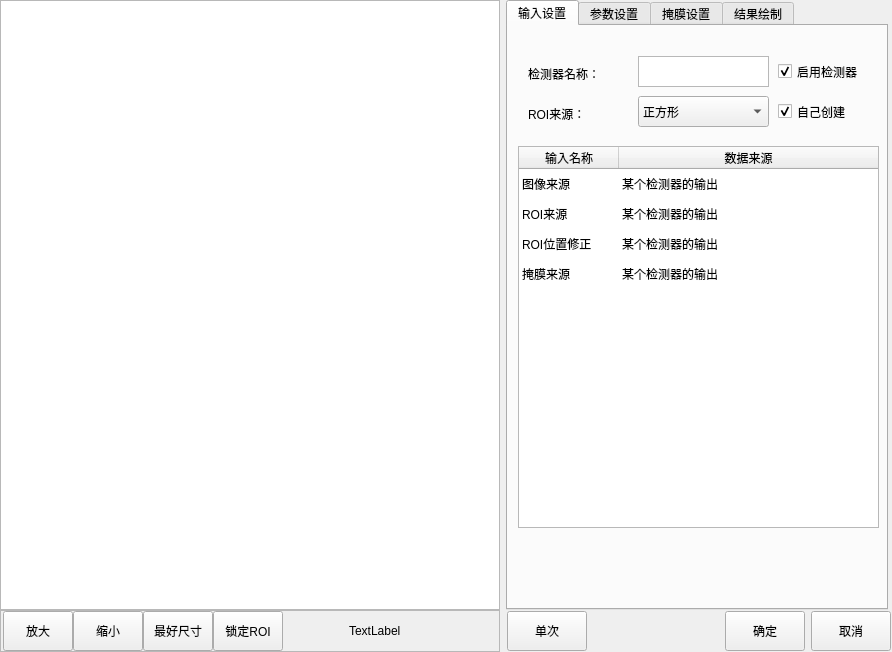
<?xml version="1.0" encoding="UTF-8"?>
<ui version="4.0">
 <class>CMv2DCodeRecognition</class>
 <widget class="QWidget" name="CMv2DCodeRecognition">
  <property name="geometry">
   <rect>
    <x>0</x>
    <y>0</y>
    <width>892</width>
    <height>652</height>
   </rect>
  </property>
  <property name="windowTitle">
   <string>二维码识别</string>
  </property>
  <layout class="QHBoxLayout" name="horizontalLayout_3">
   <property name="leftMargin">
    <number>0</number>
   </property>
   <property name="topMargin">
    <number>0</number>
   </property>
   <property name="rightMargin">
    <number>0</number>
   </property>
   <property name="bottomMargin">
    <number>0</number>
   </property>
   <item>
    <layout class="QVBoxLayout" name="verticalLayout">
     <property name="spacing">
      <number>0</number>
     </property>
     <item>
      <widget class="QGraphicsView" name="graphicsView_mainImage">
       <property name="minimumSize">
        <size>
         <width>500</width>
         <height>600</height>
        </size>
       </property>
      </widget>
     </item>
     <item>
      <widget class="QFrame" name="frame">
       <property name="minimumSize">
        <size>
         <width>0</width>
         <height>42</height>
        </size>
       </property>
       <property name="maximumSize">
        <size>
         <width>16777215</width>
         <height>42</height>
        </size>
       </property>
       <property name="frameShape">
        <enum>QFrame::StyledPanel</enum>
       </property>
       <property name="frameShadow">
        <enum>QFrame::Raised</enum>
       </property>
       <layout class="QHBoxLayout" name="horizontalLayout">
        <property name="spacing">
         <number>0</number>
        </property>
        <property name="leftMargin">
         <number>2</number>
        </property>
        <property name="topMargin">
         <number>0</number>
        </property>
        <property name="rightMargin">
         <number>0</number>
        </property>
        <property name="bottomMargin">
         <number>0</number>
        </property>
        <item>
         <widget class="QPushButton" name="pushButton_zoomIn">
          <property name="minimumSize">
           <size>
            <width>70</width>
            <height>40</height>
           </size>
          </property>
          <property name="maximumSize">
           <size>
            <width>70</width>
            <height>40</height>
           </size>
          </property>
          <property name="text">
           <string>放大</string>
          </property>
         </widget>
        </item>
        <item>
         <widget class="QPushButton" name="pushButton_zoomOut">
          <property name="minimumSize">
           <size>
            <width>70</width>
            <height>40</height>
           </size>
          </property>
          <property name="maximumSize">
           <size>
            <width>70</width>
            <height>40</height>
           </size>
          </property>
          <property name="text">
           <string>缩小</string>
          </property>
         </widget>
        </item>
        <item>
         <widget class="QPushButton" name="pushButton_zoomBest">
          <property name="minimumSize">
           <size>
            <width>70</width>
            <height>40</height>
           </size>
          </property>
          <property name="maximumSize">
           <size>
            <width>70</width>
            <height>40</height>
           </size>
          </property>
          <property name="text">
           <string>最好尺寸</string>
          </property>
         </widget>
        </item>
        <item>
         <widget class="QPushButton" name="pushButton_lockRoiMove">
          <property name="minimumSize">
           <size>
            <width>70</width>
            <height>40</height>
           </size>
          </property>
          <property name="maximumSize">
           <size>
            <width>70</width>
            <height>40</height>
           </size>
          </property>
          <property name="text">
           <string>锁定ROI</string>
          </property>
         </widget>
        </item>
        <item>
         <spacer name="horizontalSpacer">
          <property name="orientation">
           <enum>Qt::Horizontal</enum>
          </property>
          <property name="sizeHint" stdset="0">
           <size>
            <width>63</width>
            <height>20</height>
           </size>
          </property>
         </spacer>
        </item>
        <item>
         <widget class="QLabel" name="label_mousePos">
          <property name="minimumSize">
           <size>
            <width>150</width>
            <height>40</height>
           </size>
          </property>
          <property name="maximumSize">
           <size>
            <width>150</width>
            <height>40</height>
           </size>
          </property>
          <property name="text">
           <string>TextLabel</string>
          </property>
         </widget>
        </item>
       </layout>
      </widget>
     </item>
    </layout>
   </item>
   <item>
    <layout class="QVBoxLayout" name="verticalLayout_2">
     <property name="spacing">
      <number>0</number>
     </property>
     <item>
      <widget class="QTabWidget" name="tabWidget">
       <property name="minimumSize">
        <size>
         <width>382</width>
         <height>602</height>
        </size>
       </property>
       <property name="maximumSize">
        <size>
         <width>380</width>
         <height>16777215</height>
        </size>
       </property>
       <property name="currentIndex">
        <number>0</number>
       </property>
       <widget class="QWidget" name="tab">
        <attribute name="title">
         <string>输入设置</string>
        </attribute>
        <widget class="QCheckBox" name="checkBox_roiCreat">
         <property name="geometry">
          <rect>
           <x>270</x>
           <y>70</y>
           <width>101</width>
           <height>31</height>
          </rect>
         </property>
         <property name="minimumSize">
          <size>
           <width>101</width>
           <height>31</height>
          </size>
         </property>
         <property name="text">
          <string>自己创建</string>
         </property>
         <property name="checked">
          <bool>true</bool>
         </property>
         <property name="tristate">
          <bool>false</bool>
         </property>
        </widget>
        <widget class="QLabel" name="label_funcName">
         <property name="geometry">
          <rect>
           <x>20</x>
           <y>40</y>
           <width>81</width>
           <height>16</height>
          </rect>
         </property>
         <property name="text">
          <string>检测器名称：</string>
         </property>
        </widget>
        <widget class="QLabel" name="label_roiCreat">
         <property name="geometry">
          <rect>
           <x>20</x>
           <y>80</y>
           <width>91</width>
           <height>16</height>
          </rect>
         </property>
         <property name="text">
          <string>ROI来源：</string>
         </property>
        </widget>
        <widget class="QCheckBox" name="checkBox_enableFunc">
         <property name="geometry">
          <rect>
           <x>270</x>
           <y>30</y>
           <width>101</width>
           <height>31</height>
          </rect>
         </property>
         <property name="minimumSize">
          <size>
           <width>101</width>
           <height>31</height>
          </size>
         </property>
         <property name="text">
          <string>启用检测器</string>
         </property>
         <property name="checked">
          <bool>true</bool>
         </property>
        </widget>
        <widget class="QComboBox" name="comboBox_imageSource">
         <property name="geometry">
          <rect>
           <x>130</x>
           <y>70</y>
           <width>131</width>
           <height>31</height>
          </rect>
         </property>
         <property name="minimumSize">
          <size>
           <width>131</width>
           <height>31</height>
          </size>
         </property>
         <property name="maximumSize">
          <size>
           <width>131</width>
           <height>31</height>
          </size>
         </property>
         <item>
          <property name="text">
           <string>正方形</string>
          </property>
         </item>
         <item>
          <property name="text">
           <string>斜矩形</string>
          </property>
         </item>
         <item>
          <property name="text">
           <string>圆形</string>
          </property>
         </item>
         <item>
          <property name="text">
           <string>多边形</string>
          </property>
         </item>
        </widget>
        <widget class="QPlainTextEdit" name="plainTextEdit_funcName">
         <property name="geometry">
          <rect>
           <x>130</x>
           <y>30</y>
           <width>131</width>
           <height>31</height>
          </rect>
         </property>
         <property name="minimumSize">
          <size>
           <width>131</width>
           <height>31</height>
          </size>
         </property>
         <property name="maximumSize">
          <size>
           <width>131</width>
           <height>31</height>
          </size>
         </property>
         <property name="overwriteMode">
          <bool>false</bool>
         </property>
        </widget>
        <widget class="QTableWidget" name="tableWidget_input">
         <property name="geometry">
          <rect>
           <x>10</x>
           <y>120</y>
           <width>361</width>
           <height>382</height>
          </rect>
         </property>
         <property name="minimumSize">
          <size>
           <width>361</width>
           <height>382</height>
          </size>
         </property>
         <property name="maximumSize">
          <size>
           <width>361</width>
           <height>382</height>
          </size>
         </property>
         <property name="editTriggers">
          <set>QAbstractItemView::NoEditTriggers</set>
         </property>
         <property name="selectionMode">
          <enum>QAbstractItemView::SingleSelection</enum>
         </property>
         <property name="selectionBehavior">
          <enum>QAbstractItemView::SelectRows</enum>
         </property>
         <property name="showGrid">
          <bool>false</bool>
         </property>
         <attribute name="horizontalHeaderStretchLastSection">
          <bool>true</bool>
         </attribute>
         <attribute name="verticalHeaderVisible">
          <bool>false</bool>
         </attribute>
         <row>
          <property name="text">
           <string>1</string>
          </property>
         </row>
         <row>
          <property name="text">
           <string>2</string>
          </property>
         </row>
         <row>
          <property name="text">
           <string>3</string>
          </property>
         </row>
         <row>
          <property name="text">
           <string>4</string>
          </property>
         </row>
         <column>
          <property name="text">
           <string>输入名称</string>
          </property>
         </column>
         <column>
          <property name="text">
           <string>数据来源</string>
          </property>
         </column>
         <item row="0" column="0">
          <property name="text">
           <string>图像来源</string>
          </property>
         </item>
         <item row="0" column="1">
          <property name="text">
           <string>某个检测器的输出</string>
          </property>
         </item>
         <item row="1" column="0">
          <property name="text">
           <string>ROI来源</string>
          </property>
         </item>
         <item row="1" column="1">
          <property name="text">
           <string>某个检测器的输出</string>
          </property>
         </item>
         <item row="2" column="0">
          <property name="text">
           <string>ROI位置修正</string>
          </property>
         </item>
         <item row="2" column="1">
          <property name="text">
           <string>某个检测器的输出</string>
          </property>
         </item>
         <item row="3" column="0">
          <property name="text">
           <string>掩膜来源</string>
          </property>
         </item>
         <item row="3" column="1">
          <property name="text">
           <string>某个检测器的输出</string>
          </property>
         </item>
        </widget>
       </widget>
       <widget class="QWidget" name="tab_2">
        <attribute name="title">
         <string>参数设置</string>
        </attribute>
        <widget class="QScrollArea" name="scrollArea">
         <property name="geometry">
          <rect>
           <x>-10</x>
           <y>0</y>
           <width>391</width>
           <height>661</height>
          </rect>
         </property>
         <property name="widgetResizable">
          <bool>true</bool>
         </property>
         <widget class="QWidget" name="scrollAreaWidgetContents_3">
          <property name="geometry">
           <rect>
            <x>0</x>
            <y>0</y>
            <width>372</width>
            <height>750</height>
           </rect>
          </property>
          <property name="minimumSize">
           <size>
            <width>0</width>
            <height>750</height>
           </size>
          </property>
          <widget class="QLabel" name="label_titleJudged_2">
           <property name="geometry">
            <rect>
             <x>10</x>
             <y>460</y>
             <width>361</width>
             <height>31</height>
            </rect>
           </property>
           <property name="styleSheet">
            <string notr="true">background-color: qlineargradient(spread:pad, x1:0, y1:0, x2:1, y2:0, stop:0 rgba(80, 80, 80, 255), stop:1 rgba(120, 120, 120, 120));
color: rgb(255, 255, 255);</string>
           </property>
           <property name="text">
            <string>  结果判定</string>
           </property>
           <property name="alignment">
            <set>Qt::AlignLeading|Qt::AlignLeft|Qt::AlignVCenter</set>
           </property>
          </widget>
          <widget class="QGroupBox" name="groupBox_centerX">
           <property name="enabled">
            <bool>false</bool>
           </property>
           <property name="geometry">
            <rect>
             <x>11</x>
             <y>171</y>
             <width>241</width>
             <height>81</height>
            </rect>
           </property>
           <property name="minimumSize">
            <size>
             <width>0</width>
             <height>0</height>
            </size>
           </property>
           <property name="title">
            <string>喷码中心X筛选：</string>
           </property>
           <widget class="QSpinBox" name="spinBox_centerXMin">
            <property name="geometry">
             <rect>
              <x>10</x>
              <y>40</y>
              <width>101</width>
              <height>31</height>
             </rect>
            </property>
           </widget>
           <widget class="QLabel" name="label_8">
            <property name="geometry">
             <rect>
              <x>10</x>
              <y>10</y>
              <width>111</width>
              <height>31</height>
             </rect>
            </property>
            <property name="text">
             <string>中心X下限：</string>
            </property>
           </widget>
           <widget class="QSpinBox" name="spinBox_centerXMax">
            <property name="geometry">
             <rect>
              <x>130</x>
              <y>40</y>
              <width>101</width>
              <height>31</height>
             </rect>
            </property>
           </widget>
           <widget class="QLabel" name="label_7">
            <property name="geometry">
             <rect>
              <x>130</x>
              <y>10</y>
              <width>111</width>
              <height>31</height>
             </rect>
            </property>
            <property name="text">
             <string>中心X上限：</string>
            </property>
           </widget>
          </widget>
          <widget class="QCheckBox" name="checkBox_centerX">
           <property name="geometry">
            <rect>
             <x>270</x>
             <y>180</y>
             <width>101</width>
             <height>31</height>
            </rect>
           </property>
           <property name="minimumSize">
            <size>
             <width>49</width>
             <height>16</height>
            </size>
           </property>
           <property name="text">
            <string>开启</string>
           </property>
          </widget>
          <widget class="QGroupBox" name="groupBox_centerY">
           <property name="enabled">
            <bool>false</bool>
           </property>
           <property name="geometry">
            <rect>
             <x>11</x>
             <y>271</y>
             <width>241</width>
             <height>81</height>
            </rect>
           </property>
           <property name="minimumSize">
            <size>
             <width>0</width>
             <height>0</height>
            </size>
           </property>
           <property name="title">
            <string>喷码中心Y筛选：</string>
           </property>
           <widget class="QSpinBox" name="spinBox_centerYMin">
            <property name="geometry">
             <rect>
              <x>10</x>
              <y>40</y>
              <width>101</width>
              <height>31</height>
             </rect>
            </property>
           </widget>
           <widget class="QLabel" name="label_10">
            <property name="geometry">
             <rect>
              <x>10</x>
              <y>10</y>
              <width>111</width>
              <height>31</height>
             </rect>
            </property>
            <property name="text">
             <string>中心Y下限：</string>
            </property>
           </widget>
           <widget class="QSpinBox" name="spinBox_centerYMax">
            <property name="geometry">
             <rect>
              <x>130</x>
              <y>40</y>
              <width>101</width>
              <height>31</height>
             </rect>
            </property>
           </widget>
           <widget class="QLabel" name="label_9">
            <property name="geometry">
             <rect>
              <x>130</x>
              <y>10</y>
              <width>111</width>
              <height>31</height>
             </rect>
            </property>
            <property name="text">
             <string>中心Y上限：</string>
            </property>
           </widget>
          </widget>
          <widget class="QCheckBox" name="checkBox_centerY">
           <property name="geometry">
            <rect>
             <x>270</x>
             <y>280</y>
             <width>101</width>
             <height>31</height>
            </rect>
           </property>
           <property name="text">
            <string>开启</string>
           </property>
          </widget>
          <widget class="QGroupBox" name="groupBox_9">
           <property name="geometry">
            <rect>
             <x>20</x>
             <y>530</y>
             <width>241</width>
             <height>79</height>
            </rect>
           </property>
           <property name="minimumSize">
            <size>
             <width>0</width>
             <height>0</height>
            </size>
           </property>
           <property name="maximumSize">
            <size>
             <width>271</width>
             <height>16777215</height>
            </size>
           </property>
           <property name="title">
            <string>字符数量限定</string>
           </property>
           <widget class="QSpinBox" name="spinBox_numberMin">
            <property name="geometry">
             <rect>
              <x>10</x>
              <y>40</y>
              <width>101</width>
              <height>31</height>
             </rect>
            </property>
            <property name="maximum">
             <number>5000</number>
            </property>
           </widget>
           <widget class="QLabel" name="label_18">
            <property name="geometry">
             <rect>
              <x>10</x>
              <y>10</y>
              <width>111</width>
              <height>31</height>
             </rect>
            </property>
            <property name="text">
             <string>字符数量下限：</string>
            </property>
           </widget>
           <widget class="QSpinBox" name="spinBox_numberMax">
            <property name="geometry">
             <rect>
              <x>130</x>
              <y>40</y>
              <width>101</width>
              <height>31</height>
             </rect>
            </property>
            <property name="maximum">
             <number>5000</number>
            </property>
           </widget>
           <widget class="QLabel" name="label_17">
            <property name="geometry">
             <rect>
              <x>130</x>
              <y>10</y>
              <width>111</width>
              <height>31</height>
             </rect>
            </property>
            <property name="text">
             <string>字符数量上限：</string>
            </property>
           </widget>
          </widget>
          <widget class="QComboBox" name="comboBox_readType">
           <property name="geometry">
            <rect>
             <x>20</x>
             <y>50</y>
             <width>101</width>
             <height>31</height>
            </rect>
           </property>
           <item>
            <property name="text">
             <string>QR</string>
            </property>
           </item>
           <item>
            <property name="text">
             <string>DataMatrix</string>
            </property>
           </item>
          </widget>
          <widget class="QLabel" name="label_readType">
           <property name="geometry">
            <rect>
             <x>20</x>
             <y>20</y>
             <width>101</width>
             <height>31</height>
            </rect>
           </property>
           <property name="text">
            <string>喷码类型：</string>
           </property>
          </widget>
          <widget class="QLabel" name="label_size">
           <property name="geometry">
            <rect>
             <x>140</x>
             <y>20</y>
             <width>111</width>
             <height>31</height>
            </rect>
           </property>
           <property name="text">
            <string>绘制字符大小：</string>
           </property>
          </widget>
          <widget class="QSpinBox" name="spinBox_size">
           <property name="geometry">
            <rect>
             <x>140</x>
             <y>50</y>
             <width>101</width>
             <height>31</height>
            </rect>
           </property>
           <property name="maximum">
            <number>500</number>
           </property>
          </widget>
          <widget class="QPushButton" name="pushButton_showInformation">
           <property name="geometry">
            <rect>
             <x>20</x>
             <y>390</y>
             <width>101</width>
             <height>31</height>
            </rect>
           </property>
           <property name="text">
            <string>显示中心信息</string>
           </property>
          </widget>
          <widget class="QLabel" name="label_ShowInformation">
           <property name="geometry">
            <rect>
             <x>20</x>
             <y>360</y>
             <width>101</width>
             <height>31</height>
            </rect>
           </property>
           <property name="text">
            <string>中心信息：</string>
           </property>
          </widget>
          <widget class="QWidget" name="widget_binaryzation" native="true">
           <property name="geometry">
            <rect>
             <x>10</x>
             <y>90</y>
             <width>241</width>
             <height>71</height>
            </rect>
           </property>
           <widget class="QLabel" name="label_grayLevel">
            <property name="geometry">
             <rect>
              <x>130</x>
              <y>0</y>
              <width>111</width>
              <height>31</height>
             </rect>
            </property>
            <property name="text">
             <string>灰度阈值：</string>
            </property>
           </widget>
           <widget class="QComboBox" name="comboBox_binaryzation">
            <property name="geometry">
             <rect>
              <x>10</x>
              <y>30</y>
              <width>101</width>
              <height>31</height>
             </rect>
            </property>
            <item>
             <property name="text">
              <string>自动二值化</string>
             </property>
            </item>
            <item>
             <property name="text">
              <string>手动二值化</string>
             </property>
            </item>
           </widget>
           <widget class="QSpinBox" name="spinBox_grayLevel">
            <property name="geometry">
             <rect>
              <x>130</x>
              <y>30</y>
              <width>101</width>
              <height>31</height>
             </rect>
            </property>
            <property name="maximum">
             <number>255</number>
            </property>
           </widget>
           <widget class="QLabel" name="label_binaryzation">
            <property name="geometry">
             <rect>
              <x>10</x>
              <y>0</y>
              <width>101</width>
              <height>31</height>
             </rect>
            </property>
            <property name="text">
             <string>二值化类型：</string>
            </property>
           </widget>
          </widget>
         </widget>
        </widget>
       </widget>
       <widget class="QWidget" name="tab_3">
        <attribute name="title">
         <string>掩膜设置</string>
        </attribute>
        <widget class="QLabel" name="label_dEtectionMask">
         <property name="geometry">
          <rect>
           <x>10</x>
           <y>20</y>
           <width>111</width>
           <height>31</height>
          </rect>
         </property>
         <property name="text">
          <string>检测区域的掩膜：</string>
         </property>
        </widget>
        <widget class="QComboBox" name="comboBox_dEtectionMask">
         <property name="geometry">
          <rect>
           <x>130</x>
           <y>20</y>
           <width>131</width>
           <height>31</height>
          </rect>
         </property>
         <item>
          <property name="text">
           <string>不使用掩膜</string>
          </property>
         </item>
         <item>
          <property name="text">
           <string>本检测器ROI内掩膜</string>
          </property>
         </item>
         <item>
          <property name="text">
           <string>其他算法的掩膜</string>
          </property>
         </item>
        </widget>
        <widget class="QWidget" name="widget_Mask" native="true">
         <property name="enabled">
          <bool>false</bool>
         </property>
         <property name="geometry">
          <rect>
           <x>0</x>
           <y>50</y>
           <width>371</width>
           <height>251</height>
          </rect>
         </property>
         <widget class="QLabel" name="label_penWidth">
          <property name="geometry">
           <rect>
            <x>10</x>
            <y>50</y>
            <width>111</width>
            <height>31</height>
           </rect>
          </property>
          <property name="text">
           <string>画笔尺寸：</string>
          </property>
         </widget>
         <widget class="QSpinBox" name="spinBox_lightTime">
          <property name="geometry">
           <rect>
            <x>130</x>
            <y>50</y>
            <width>131</width>
            <height>31</height>
           </rect>
          </property>
          <property name="suffix">
           <string>像素</string>
          </property>
          <property name="minimum">
           <number>5</number>
          </property>
          <property name="maximum">
           <number>1000</number>
          </property>
         </widget>
         <widget class="QPushButton" name="pushButton_maskAll">
          <property name="geometry">
           <rect>
            <x>10</x>
            <y>160</y>
            <width>121</width>
            <height>40</height>
           </rect>
          </property>
          <property name="minimumSize">
           <size>
            <width>0</width>
            <height>40</height>
           </size>
          </property>
          <property name="maximumSize">
           <size>
            <width>16777215</width>
            <height>30</height>
           </size>
          </property>
          <property name="text">
           <string>掩盖所有</string>
          </property>
         </widget>
         <widget class="QPushButton" name="pushButton_maskNull">
          <property name="enabled">
           <bool>false</bool>
          </property>
          <property name="geometry">
           <rect>
            <x>10</x>
            <y>110</y>
            <width>121</width>
            <height>40</height>
           </rect>
          </property>
          <property name="minimumSize">
           <size>
            <width>0</width>
            <height>40</height>
           </size>
          </property>
          <property name="maximumSize">
           <size>
            <width>16777215</width>
            <height>30</height>
           </size>
          </property>
          <property name="text">
           <string>清空掩膜</string>
          </property>
         </widget>
         <widget class="QPushButton" name="pushButton_saveMask">
          <property name="geometry">
           <rect>
            <x>10</x>
            <y>210</y>
            <width>121</width>
            <height>40</height>
           </rect>
          </property>
          <property name="minimumSize">
           <size>
            <width>0</width>
            <height>40</height>
           </size>
          </property>
          <property name="maximumSize">
           <size>
            <width>16777215</width>
            <height>30</height>
           </size>
          </property>
          <property name="text">
           <string>保存修改</string>
          </property>
         </widget>
         <widget class="QLabel" name="label_editMode">
          <property name="geometry">
           <rect>
            <x>10</x>
            <y>10</y>
            <width>111</width>
            <height>31</height>
           </rect>
          </property>
          <property name="text">
           <string>编辑方式：</string>
          </property>
         </widget>
         <widget class="QComboBox" name="comboBox_editMode">
          <property name="geometry">
           <rect>
            <x>130</x>
            <y>10</y>
            <width>131</width>
            <height>31</height>
           </rect>
          </property>
          <item>
           <property name="text">
            <string>增加掩膜</string>
           </property>
          </item>
          <item>
           <property name="text">
            <string>删除掩膜</string>
           </property>
          </item>
         </widget>
        </widget>
       </widget>
       <widget class="QWidget" name="tab_4">
        <attribute name="title">
         <string>结果绘制</string>
        </attribute>
        <widget class="QComboBox" name="comboBox_lineColour">
         <property name="geometry">
          <rect>
           <x>130</x>
           <y>60</y>
           <width>131</width>
           <height>31</height>
          </rect>
         </property>
         <item>
          <property name="text">
           <string>颜色</string>
          </property>
         </item>
        </widget>
        <widget class="QLabel" name="label_lineWidth">
         <property name="geometry">
          <rect>
           <x>10</x>
           <y>20</y>
           <width>121</width>
           <height>31</height>
          </rect>
         </property>
         <property name="text">
          <string>线条宽度：</string>
         </property>
        </widget>
        <widget class="QSpinBox" name="spinBox_lineWidth">
         <property name="geometry">
          <rect>
           <x>130</x>
           <y>20</y>
           <width>131</width>
           <height>31</height>
          </rect>
         </property>
         <property name="suffix">
          <string>磅</string>
         </property>
         <property name="minimum">
          <number>1</number>
         </property>
         <property name="maximum">
          <number>5</number>
         </property>
        </widget>
        <widget class="QLabel" name="label_lineColour">
         <property name="geometry">
          <rect>
           <x>10</x>
           <y>60</y>
           <width>121</width>
           <height>31</height>
          </rect>
         </property>
         <property name="text">
          <string>线条颜色：</string>
         </property>
        </widget>
        <widget class="QCheckBox" name="checkBox_valuTrig">
         <property name="geometry">
          <rect>
           <x>270</x>
           <y>20</y>
           <width>101</width>
           <height>31</height>
          </rect>
         </property>
         <property name="text">
          <string>启用绘制</string>
         </property>
         <property name="checked">
          <bool>true</bool>
         </property>
        </widget>
       </widget>
      </widget>
     </item>
     <item>
      <layout class="QHBoxLayout" name="horizontalLayout_2">
       <property name="leftMargin">
        <number>1</number>
       </property>
       <property name="topMargin">
        <number>1</number>
       </property>
       <property name="rightMargin">
        <number>1</number>
       </property>
       <property name="bottomMargin">
        <number>1</number>
       </property>
       <item>
        <widget class="QPushButton" name="pushButton_ones">
         <property name="minimumSize">
          <size>
           <width>80</width>
           <height>40</height>
          </size>
         </property>
         <property name="maximumSize">
          <size>
           <width>80</width>
           <height>40</height>
          </size>
         </property>
         <property name="text">
          <string>单次</string>
         </property>
        </widget>
       </item>
       <item>
        <spacer name="horizontalSpacer_2">
         <property name="orientation">
          <enum>Qt::Horizontal</enum>
         </property>
         <property name="sizeHint" stdset="0">
          <size>
           <width>40</width>
           <height>20</height>
          </size>
         </property>
        </spacer>
       </item>
       <item>
        <widget class="QPushButton" name="pushButton_affirm">
         <property name="minimumSize">
          <size>
           <width>80</width>
           <height>40</height>
          </size>
         </property>
         <property name="maximumSize">
          <size>
           <width>80</width>
           <height>40</height>
          </size>
         </property>
         <property name="text">
          <string>确定</string>
         </property>
        </widget>
       </item>
       <item>
        <widget class="QPushButton" name="pbPrev_cancel">
         <property name="minimumSize">
          <size>
           <width>80</width>
           <height>40</height>
          </size>
         </property>
         <property name="maximumSize">
          <size>
           <width>80</width>
           <height>40</height>
          </size>
         </property>
         <property name="text">
          <string>取消</string>
         </property>
        </widget>
       </item>
      </layout>
     </item>
    </layout>
   </item>
  </layout>
 </widget>
 <layoutdefault spacing="6" margin="11"/>
 <resources/>
 <connections/>
</ui>
